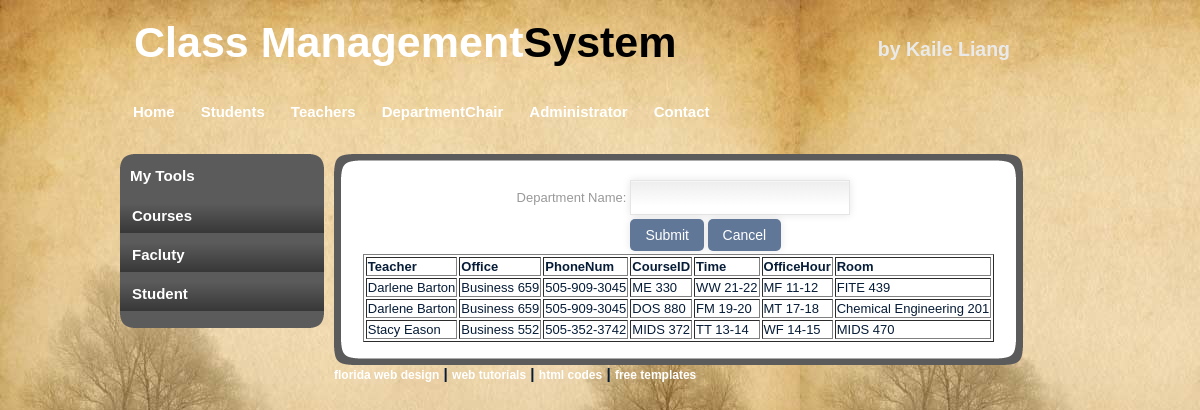
The app's page /dept_teacher.php?tid=Business with its own data.
### tables this page shows
CREATE TABLE IF NOT EXISTS `GivenBy` (
  `course_id` varchar(48) NOT NULL DEFAULT '',
  `section` varchar(48) NOT NULL DEFAULT '',
  `employee_id` int(11) NOT NULL DEFAULT '0',
  `office_hours` varchar(48) DEFAULT NULL,
  PRIMARY KEY (`course_id`,`section`,`employee_id`),
  KEY `course_dept` (`office_hours`)
);

CREATE TABLE IF NOT EXISTS `Teachers` (
  `employee_id` int(11) NOT NULL,
  `office` varchar(48) NOT NULL,
  `phone_no` char(12) DEFAULT NULL,
  `name` varchar(48) NOT NULL,
  `dept_name` varchar(48) DEFAULT NULL,
  PRIMARY KEY (`employee_id`),
  KEY `teacher_dept_index` (`dept_name`),
  KEY `teacher_name_index` (`name`)
);

CREATE TABLE IF NOT EXISTS `Courses` (
  `course_id` varchar(48) NOT NULL DEFAULT '',
  `section` varchar(48) NOT NULL DEFAULT '',
  `prerequisities` varchar(48) DEFAULT NULL,
  `time` varchar(48) NOT NULL,
  `room` varchar(48) NOT NULL,
  `course_name` varchar(124) NOT NULL,
  `dept_name` varchar(48) NOT NULL,
  PRIMARY KEY (`course_id`,`section`),
  KEY `course_room` (`room`),
  KEY `course_dept` (`dept_name`)
);

### config/config.php (called while the page is built, shortened)
<?php
class Database
{
  public function __construct()
  {
    $this->con=mysql_connect(DOMAIN, DB_USER, PASSWORD);
  }
  public function query($sql)
  {
    $r = mysql_query($sql);
    return $r;
  }
}
?>

### dept_teacher.php (the view, shortened to what this page needs)
<?php include("include/header.php"); ?>
<div id="leftmenu">
  <div id="leftmenu_top"></div>
  <div id="leftmenu_main">
    <h3>My Tools</h3>
    <ul>
      <li><a href="dept_class.php">Courses</a></li>
      <li><a href="dept_teacher.php">Facluty</a></li>
      <li><a href="dept_student.php">Student</a></li>
    </ul>
  </div>
  <div id="leftmenu_bottom"></div>
</div>
<div id="content">
  <div id="content_top"></div>
  <div id="content_main">
    <form action="dept_teacher.php" method ="get">
   <table><tr><td>
	<p class="form">
	  <label for="tid">Department Name: </label> </td>
<td>	    <input type="text" name="tid" /></td>
	</tr>
     <td></td>
     <td>
	<p class="submit">
	  <input type="submit" value="Submit"/>
	  <input type="reset" value="Cancel"/>
	</p>
	</td></table>
    </form>
   <?php
   $id = $_GET["tid"];
if($id)
  {
         $sql= "SELECT office, phone_no, course_id, time,office_hours,room, name FROM ((GivenBy natural join Courses) join Teachers on GivenBy.employee_id = Teachers.employee_id) WHERE Teachers.dept_name = '".$id."'order by name asc" ;
    $result = $db->query($sql);
    if($result)
      {
	echo "<table border='1'>
	     <tr>
	       <th>Teacher</th>
	       <th>Office</th>
	       <th>PhoneNum</th>
	       <th>CourseID</th>
	       <th>Time</th>
	       <th>OfficeHour</th>
	       <th>Room</th>
	     </tr>";
	while($row = mysql_fetch_array($result))
	  {
	    echo "<tr>";
	    echo "<td>" . $row['name'] . "</td>";
	    echo "<td>" . $row['office'] . "</td>";
	    echo "<td>" . $row['phone_no'] . "</td>";
	    echo "<td>" . $row['course_id'] . "</td>";
	    echo "<td>" . $row['time'] . "</td>";
	    echo "<td>" . $row['office_hours'] . "</td>";
	    echo "<td>" . $row['room'] . "</td>";
	    echo "</tr>";
	  }
	echo "</table>";
      }
  }
?>
    </div>
    <?php include("include/footer.php"); ?>

### css/style.css (style rules this page uses)
body { margin: 0; padding: 0; text-align: left; font: 12px Arial, Helvetica, sans-serif; font-size: 13px; color: #061C37; background: #CCCCCC; background-image:url(../images/background.jpg); background-repeat:repeat-x; }
* { margin: 0 auto 0 auto; text-align:left; }
#leftmenu { margin-top:15px; width:204px; float:left; }
#leftmenu_top { width:204px; height:13px; background-image:url(../images/leftmenu_top.png); }
#leftmenu_bottom { width:204px; height:13px; background-image:url(../images/leftmenu_bottom.png); }
#leftmenu_main { width:204px; height:auto; background-color:#5B5B5B; }
#leftmenu_main ul { list-style: none; padding: 0px; width:204px; }
#leftmenu_main h3 { list-style: none; padding: 0px; width:204px; color:#FFFFFF; padding-left:10px; padding-bottom:14px; }
#leftmenu_main ul li { list-style: none; padding: 0px; width:204px; text-align:left; }
#leftmenu_main ul li a, #leftmenu_main ul li a:visited { display:block; list-style: none; padding: 0px; width:192px; padding-left:12px; padding-top:4px; height:30px; text-align:left; background-image:url(../images/leftmenu_link.png); background-repeat:repeat-x; margin-top:5px; color:#FFFFFF; text-decoration:none; font-size:15px; font-weight:bold; }
#content { display:block; float:left; width:689px; height:auto; padding-left:10px; padding-top:15px; padding-right:10px; padding-bottom:5px; }
#content_top { background-image:url(../images/main_top.png); background-repeat:no-repeat; width:689px; height:23px; }
#content_main { background-image:url(../images/main_back.png); background-repeat:repeat-y; width:659px; padding-left:15px; padding-right:15px; }
html, body { text-align: center; }
p { text-align: left; }

### css/formstyle.css (style rules this page uses)
input, textarea { padding: 9px; border: solid 1px #E5E5E5; outline: 0; font: normal 13px/100% Verdana, Tahoma, sans-serif; width: 200px; background: #FFFFFF url('bg_form.png') left top repeat-x; background: -webkit-gradient(linear, left top, left 25, from(#FFFFFF), color-stop(4%, #EEEEEE), to(#FFFFFF)); background: -moz-linear-gradient(top, #FFFFFF, #EEEEEE 1px, #FFFFFF 25px); box-shadow: rgba(0,0,0, 0.1) 0px 0px 8px; -moz-box-shadow: rgba(0,0,0, 0.1) 0px 0px 8px; -webkit-box-shadow: rgba(0,0,0, 0.1) 0px 0px 8px; }
.form label { margin-left: 10px; color: #999999; }
.submit input { width: auto; padding: 9px 15px; background: #617798; border: 0; font-size: 14px; color: #FFFFFF; -moz-border-radius: 5px; -webkit-border-radius: 5px; }

### records on screen
givenby: employee.name "Darlene Barton", employee.office "Business 659", employee.phone_no "505-909-3045", course "ME 330", courses.time "WW 21-22", office_hours "MF 11-12", courses.room "FITE 439"
givenby: employee.name "Darlene Barton", employee.office "Business 659", employee.phone_no "505-909-3045", course "DOS 880", courses.time "FM 19-20", office_hours "MT 17-18", courses.room "Chemical Engineering 201"
givenby: employee.name "Stacy Eason", employee.office "Business 552", employee.phone_no "505-352-3742", course "MIDS 372", courses.time "TT 13-14", office_hours "WF 14-15", courses.room "MIDS 470"
